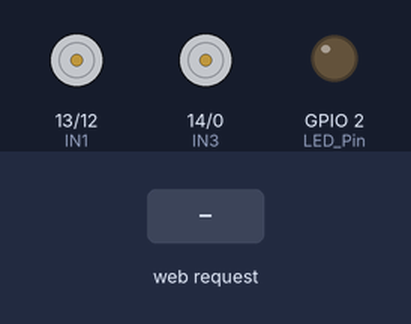
Recording of a sketch running on a simulated ESP8266 (NodeMCU). Shown: motor-driver pin pairs drawn as motors (green arrow = first pin HIGH = forward, orange = second pin HIGH = backward, longer = more drive), output pins drawn as LEDs (lit = HIGH). Inputs (shaded band) come from the test bench. WiFi joins after 1.5 s; servers stay silent unless stated; what the sketch prints to the serial monitor is not drawn.

Above: at 2.7 s.
2.8 s: HTTP request GET /AVANZAR received
At 4.0 s:
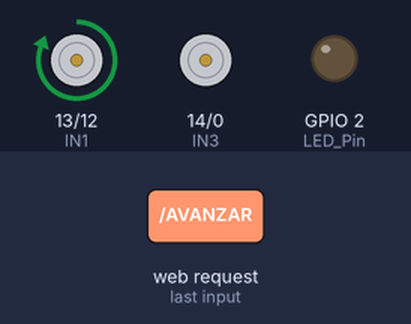
4.3 s: HTTP request GET /GIRARALADERECHA received
At 5.3 s:
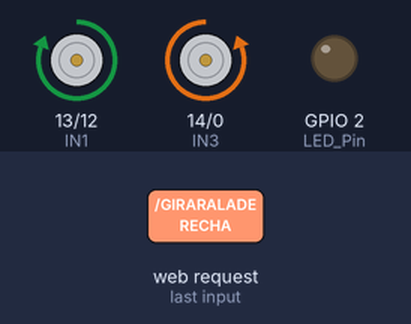
5.8 s: HTTP request GET /RETROCEDER received
At 6.5 s:
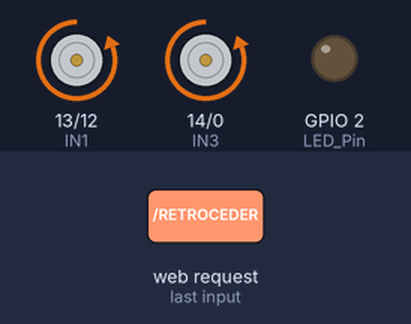
Timing chart, 0 to 8.8 s (numbered marks = the images above; inputs shaded):
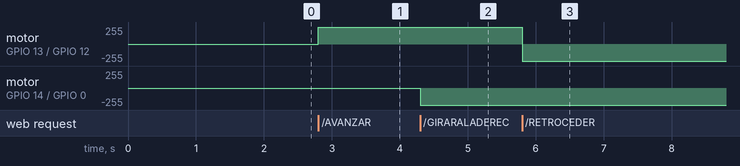

The sketch:

ESP8266_Ajax_Button_Led_ClickDown-ClickUP.ino
```cpp
/*
 * Sketch: ESP8266_LED_CONTROL_AJAX_02
 * Intended to be run on an ESP8266
 */

String header = "HTTP/1.1 200 OK\r\nContent-Type: text/html\r\n\r\n";

String html_1 = R"=====(
<!DOCTYPE html>
<html>
 <head>
 <meta name='viewport' content='width=device-width, initial-scale=1.0'/>
 <meta charset='utf-8'>
 <style>
  body {font-size:140%;}
  #main {display: table; margin: auto;  padding: 0 10px 0 10px; }
  h2 {text-align:center; }
  .btn { padding:10px 10px 10px 10px; width:100%;  background-color: #e7e7e7; font-size: 120%;}
 </style>

<script>
   function btnClick(id_Button){
      var btnClick = document.getElementById(id_Button);
      var comando = '';


      /*Cuando se haga clic*/
      btnClick.onmousedown = function() {
        debugger;

        switch(id_Button){
          case 'btn_Avanzar':
                comando = 'AVANZAR';
            break;
          case 'btn_Izquierda':
                comando = 'GIRARALAIZQUIERDA';
            break;
          case 'btn_Derecha':
                comando = 'GIRARALADERECHA';
            break;
          case 'btn_Retroceder':
                comando = 'RETROCEDER';
            break;
          }

        ajaxLoad(comando);
        //btnClick.value='Avanzando';
        btnClick.style.backgroundColor = '#4CAF50';
      };

      /*Cuando se deje de hacer clic*/
      btnClick.onmouseup = function() {
        debugger;

        switch(id_Button){
          case 'btn_Avanzar':
                comando = 'PARARAVANCERETROCESO';
            break;
          case 'btn_Izquierda':
                comando = 'PARARGIROIZQUIERDADERECHA';
            break;
          case 'btn_Derecha':
                comando = 'PARARGIROIZQUIERDADERECHA';
            break;
          case 'btn_Retroceder':
                comando = 'PARARAVANCERETROCESO';
            break;
          }

        ajaxLoad(comando);

        //btnClick.value='Avanzar';
        btnClick.style.backgroundColor = '#e7e7e7';
      };
   }

var ajaxRequest = null;
if (window.XMLHttpRequest)  { ajaxRequest =new XMLHttpRequest(); }
else                        { ajaxRequest =new ActiveXObject("Microsoft.XMLHTTP"); }


function ajaxLoad(ajaxURL)
{
  if(!ajaxRequest){ alert("AJAX is not supported."); return; }

  ajaxRequest.open("GET",ajaxURL,true);
  ajaxRequest.onreadystatechange = function()
  {
    if(ajaxRequest.readyState == 4 && ajaxRequest.status==200)
    {
      var ajaxResult = ajaxRequest.responseText;
    }
  }
  ajaxRequest.send();
}

</script>

 <title>LED Control</title>
</head>
<body>
 <div id='main'>
  <h2>LED Control</h2>
)=====";

String html_2 = R"=====(
  <input type="button" id="btn_Avanzar"     onclick='btnClick("btn_Avanzar")'     value="Avanzar"     class="btn"   />
  <input type="button" id="btn_Izquierda"   onclick='btnClick("btn_Izquierda")'   value="Izquierda"   class="btn"   />
  <input type="button" id="btn_Derecha"     onclick='btnClick("btn_Derecha")'     value="Derecha"     class="btn"   />
  <input type="button" id="btn_Retroceder"  onclick='btnClick("btn_Retroceder")'  value="Retroceder"  class="btn"   />
)=====";

String html_4 = R"=====(
 </div>
</body>
</html>
)=====";

#include <ESP8266WiFi.h>

// change these values to match your network
char ssid[] = "Telecentro-3090";       //  your network SSID (name)
char pass[] = "QKKMIFZPJ7CX";          //  your network password

WiFiServer server(80);


String request = "";
int LED_Pin = 02;

//Motor Trasero
int IN1 = 13 ;        // L298N in1 motors Right     GPIO13(D7)
int IN2 = 12 ;        // L298N in2 motors Right     GPIO12(D6)
//Motor Delantero
int IN3 = 14 ;        // L298N in3 motors Left      GPIO14(D5)
int IN4 = 0  ;       // L298N in4 motors Left      GPIO0 (D3)

void setup()
{
    pinMode(IN1, OUTPUT);
    pinMode(IN2, OUTPUT);
    pinMode(IN3, OUTPUT);
    pinMode(IN4, OUTPUT);

    pinMode(LED_Pin, OUTPUT);

    Serial.begin(115200);
    Serial.println();
    Serial.println("Serial started at 115200");
    Serial.println("ESP8266_LED_CONTROL_AJAX_02");
    Serial.println();

    // Connect to a WiFi network
    Serial.print(F("Connecting to "));  Serial.println(ssid);
    WiFi.begin(ssid, pass);

    while (WiFi.status() != WL_CONNECTED)
    {
        Serial.print(".");
        delay(500);
    }

    Serial.println("");
    Serial.println(F("[CONNECTED]"));
    Serial.print("[IP ");
    Serial.print(WiFi.localIP());
    Serial.println("]");

    // start a server
    server.begin();
    Serial.println("Server started");

} // void setup()


void loop()
{
    // Check if a client has connected
    WiFiClient client = server.available();
    if (!client)  {  return;  }

    // Read the first line of the request
    request = client.readStringUntil('\r');

    Serial.print("request: "); Serial.println(request);

    if      (request.indexOf("AVANZAR") > 0 )                   { IrHaciaAdelante();      Serial.println("avazar");}
    else if (request.indexOf("PARARAVANCERETROCESO") > 0 )      { PararAvanceRetroceso(); Serial.println("parar"); }
    else if (request.indexOf("GIRARALAIZQUIERDA") > 0 )         { GirarALaIzquierda();    Serial.println("izquierda");}
    else if (request.indexOf("GIRARALADERECHA") > 0 )           { GirarALaDerecha();      Serial.println("derecha");}
    else if (request.indexOf("RETROCEDER") > 0 )                { IrHaciaAtras();         Serial.println("atras");}
    else if (request.indexOf("PARARGIROIZQUIERDADERECHA") > 0 ) { PararRotacion();        Serial.println("parargiroizqdere"); }
    else{
      client.flush();
        client.print( header );
        client.print( html_1 );
        client.print( html_2 );
        client.print( html_4 );
        delay(5);
    }


  // The client will actually be disconnected when the function returns and 'client' object is detroyed
} // void loop()

//REGION Funciones del motor
          void IrHaciaAdelante(){
                //Cancelar la intruccion contraria para no quemar los componentes
                digitalWrite(IN1, LOW);
                digitalWrite(IN2, LOW);

                //Tracciona las traseras hacia adelante
                digitalWrite(IN1, HIGH);
                digitalWrite(IN2, LOW);
             }
          void IrHaciaAtras(){
                //Cancelar la intruccion contraria para no quemar los componentes
                digitalWrite(IN1, LOW);
                digitalWrite(IN2, LOW);

                //Tracciona las traseras hacia atras
                digitalWrite(IN1, LOW);
                digitalWrite(IN2, HIGH);
             }
          void PararAvanceRetroceso(){

                //Cancelar la intruccion para no quemar los componentes
                digitalWrite(IN1, LOW);
                digitalWrite(IN2, LOW);
             }

          void GirarALaDerecha(){
                //Cancelar la intruccion contraria para no quemar los componentes
                digitalWrite(IN3, LOW);
                digitalWrite(IN4, LOW);

                //Rota las delanteras hacia la Derecha
                digitalWrite(IN3, LOW);
                digitalWrite(IN4, HIGH);
             }
          void GirarALaIzquierda(){
                //Cancelar la intruccion contraria para no quemar los componentes
                digitalWrite(IN3, LOW);
                digitalWrite(IN4, LOW);

                 //Rota las delanteras hacia la Izquierda
                digitalWrite(IN3, HIGH);
                digitalWrite(IN4, LOW);
             }
          void PararRotacion(){
                //Cancelar la intruccion para no quemar los componentes
                digitalWrite(IN3, LOW);
                digitalWrite(IN4, LOW);
             }
//END REGION Funciones motor
```

Measured:
- after the input at 2.8 s, motor on GPIO 13 (IN1) / GPIO 12 (IN2): stopped → forward 255/255 at once
- after the input at 4.3 s, motor on GPIO 14 (IN3) / GPIO 0 (IN4): stopped → backward 255/255 at once
- after the input at 5.8 s, motor on GPIO 13 (IN1) / GPIO 12 (IN2): forward 255/255 → backward 255/255 at once
